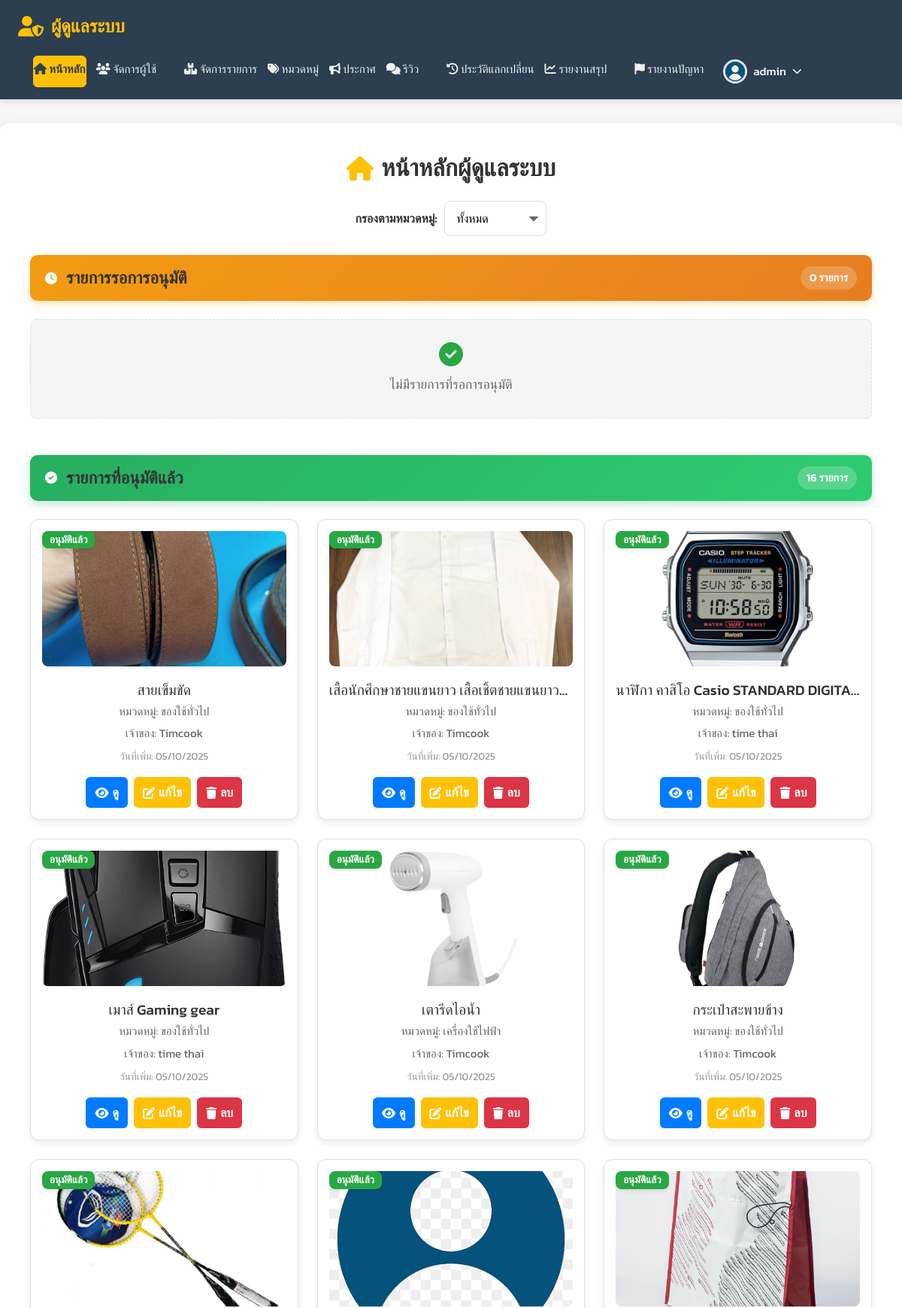
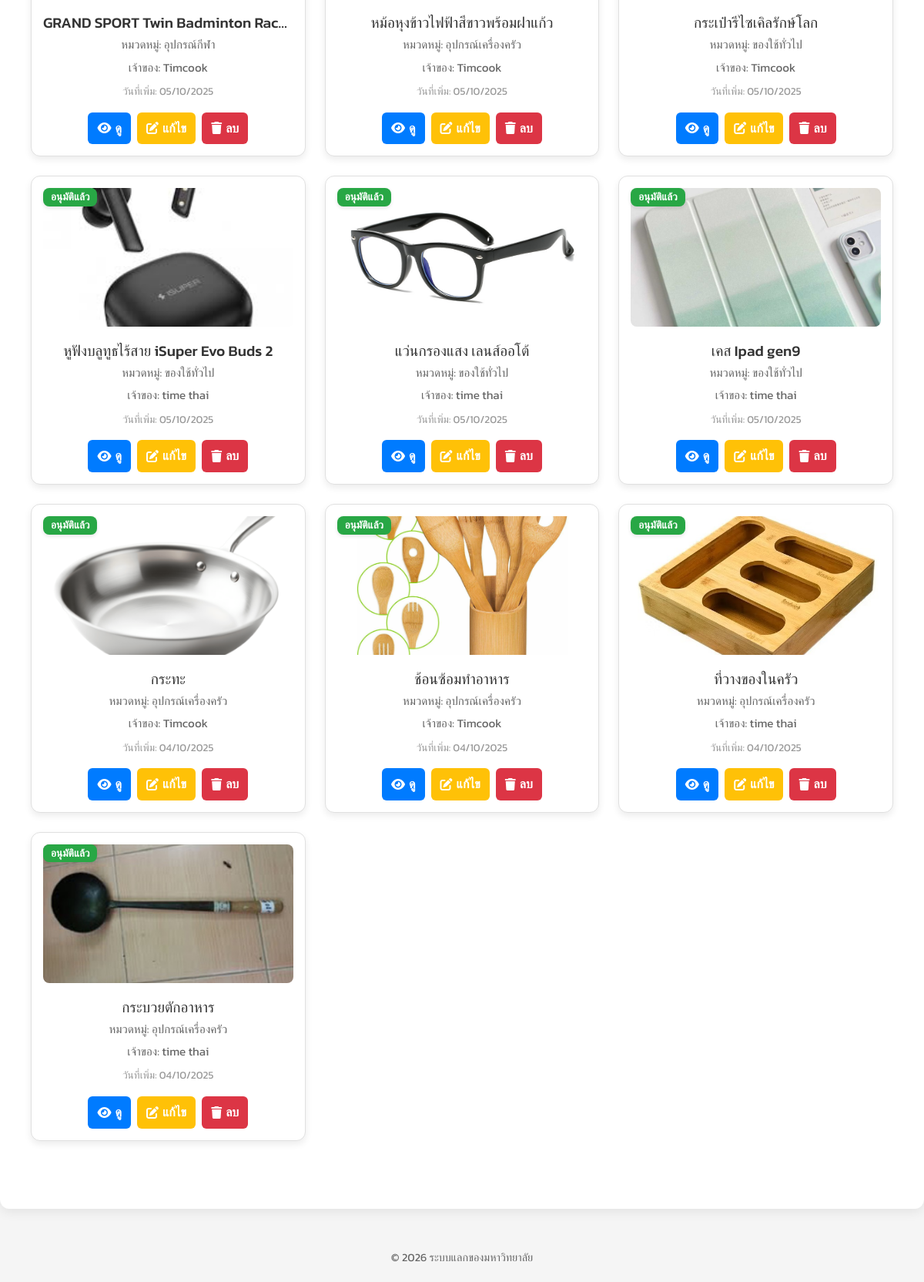
The app's page /admin/admin_main.php (signed in) with its own data (2 pictures, top to bottom).
### tables this page shows
CREATE TABLE `items` (
  `id` int(11) NOT NULL,
  `name` varchar(100) DEFAULT NULL,
  `category` varchar(50) DEFAULT NULL,
  `price` decimal(10,2) DEFAULT NULL,
  `estimated_price` decimal(10,2) DEFAULT NULL,
  `created_at` timestamp NOT NULL DEFAULT current_timestamp(),
  `owner_id` int(11) NOT NULL,
  `is_available` tinyint(1) DEFAULT 1,
  `description` text DEFAULT NULL,
  `condition_notes` text DEFAULT NULL,
  `purchase_year` int(4) DEFAULT NULL,
  `status` enum('แจกฟรี','แลกเปลี่ยน','ขายราคาถูก') NOT NULL DEFAULT 'แจกฟรี',
  `exchange_for` varchar(255) DEFAULT NULL,
  `contact_name` varchar(100) DEFAULT NULL,
  `contact_info` varchar(255) DEFAULT NULL,
  `location` varchar(255) DEFAULT NULL,
  `latitude` decimal(10,8) DEFAULT NULL,
  `longitude` decimal(11,8) DEFAULT NULL,
  `is_approved` tinyint(1) DEFAULT 0,
  `is_exchanged` tinyint(1) DEFAULT 0
);

CREATE TABLE `users` (
  `id` int(11) NOT NULL,
  `username` varchar(50) DEFAULT NULL,
  `password` varchar(255) DEFAULT NULL,
  `verification_code` varchar(255) DEFAULT NULL,
  `verification_expires` int(11) DEFAULT NULL,
  `fullname` varchar(100) DEFAULT NULL,
  `email` varchar(100) DEFAULT NULL,
  `phone` varchar(20) DEFAULT NULL,
  `address` text DEFAULT NULL,
  `profile_image` varchar(255) DEFAULT NULL,
  `created_at` timestamp NOT NULL DEFAULT current_timestamp(),
  `role` enum('user','admin') NOT NULL DEFAULT 'user',
  `score` int(11) DEFAULT 0,
  `reset_token` varchar(255) DEFAULT NULL
);

### admin/admin_main.php (the view, shortened to what this page needs)
<?php
$userId = $_SESSION['user_id'];
$username = $_SESSION['username'];
$conn = new mysqli("localhost", "root", "", "item_exchange");
$stmtProfile = $conn->prepare("SELECT profile_image FROM users WHERE id = ?");
$stmtProfile->bind_param("i", $userId);
$stmtProfile->execute();
$resultProfile = $stmtProfile->get_result();
$userProfile = $resultProfile->fetch_assoc();
$profileImageHeader = (!empty($userProfile['profile_image']) && file_exists("../uploads/profile/" . $userProfile['profile_image']))
    ? "../uploads/profile/" . $userProfile['profile_image']
    : "../uploads/profile/default.png";
$pendingItemsResult = $conn->query("SELECT COUNT(*) as count FROM items WHERE is_approved = 0");
$filterCategory = isset($_GET['category']) ? $_GET['category'] : "all";
$whereClause = "WHERE i.is_exchanged = 0 AND i.is_available = 1";
$sqlPending = "SELECT i.id, i.name, i.category, i.created_at, i.is_approved, img.image, u.fullname AS owner_name
        FROM items i
        LEFT JOIN (
            SELECT item_id, MIN(image) AS image
            FROM item_images
            GROUP BY item_id
        ) img ON i.id = img.item_id
        JOIN users u ON i.owner_id = u.id
        $whereClause AND i.is_approved = 0
        ORDER BY i.created_at DESC";
$sqlApproved = "SELECT i.id, i.name, i.category, i.created_at, i.is_approved, img.image, u.fullname AS owner_name
        FROM items i
        LEFT JOIN (
            SELECT item_id, MIN(image) AS image
            FROM item_images
            GROUP BY item_id
        ) img ON i.id = img.item_id
        JOIN users u ON i.owner_id = u.id
        $whereClause AND i.is_approved = 1
        ORDER BY i.created_at DESC";
$stmtPending = $conn->prepare($sqlPending);
$stmtPending->execute();
$resultPending = $stmtPending->get_result();
$stmtApproved = $conn->prepare($sqlApproved);
$stmtApproved->execute();
$resultApproved = $stmtApproved->get_result();
$pendingCount = $resultPending->num_rows;
$approvedCount = $resultApproved->num_rows;
function getItemImagePath($filename) {
    $filepath = "../uploads/item/" . $filename;
    if (!empty($filename) && file_exists($filepath)) {
        return $filepath;
    }
    return "../uploads/item/default.png";
}
$categoryResult = $conn->query("SELECT name FROM categories ORDER BY name ASC");
$categories = ["all" => "ทั้งหมด"];
while ($row = $categoryResult->fetch_assoc()) {
    $categories[$row['name']] = $row['name'];
}
?>
<!DOCTYPE html>
<html lang="th">
<head>
    <link rel="stylesheet" href="https://cdnjs.cloudflare.com/ajax/libs/font-awesome/6.5.0/css/all.min.css" />
    <link href="https://cdn.jsdelivr.net/npm/bootstrap@5.3.0/dist/css/bootstrap.min.css" rel="stylesheet" />
</head>
<body>
<header>
    <div class="header-left">
        <div class="header-title">
            <i class="fas fa-user-shield"></i>
            <span>ผู้ดูแลระบบ</span>
        </div>
        <nav class="header-nav">
            <div class="menu-group">
                <a href="admin_main.php" class="current-page"><i class="fas fa-home"></i> หน้าหลัก</a>
                <a href="manage_users.php"><i class="fas fa-users"></i> จัดการผู้ใช้</a>
            </div>
            <div class="menu-group">
                <a href="manage_items.php"><i class="fas fa-boxes"></i> จัดการรายการ</a>
                <a href="manage_categories.php"><i class="fas fa-tags"></i> หมวดหมู่</a>
                <a href="manage_announcements.php"><i class="fas fa-bullhorn"></i> ประกาศ</a>
                <a href="manage_reviews.php"><i class="fas fa-comments"></i> รีวิว</a>
            </div>
            <div class="menu-group">
                <a href="exchange_history.php"><i class="fas fa-history"></i> ประวัติแลกเปลี่ยน</a>
                <a href="exchange_report.php"><i class="fas fa-chart-line"></i> รายงานสรุป</a>
            </div>
            <a href="admin_reports.php" class="report-button">
                <i class="fas fa-flag"></i> รายงานปัญหา
            </a>
            <div class="profile-dropdown">
                <button class="profile-button" onclick="toggleProfileDropdown()">
                    <img src="<?php echo htmlspecialchars($profileImageHeader); ?>" alt="รูปโปรไฟล์">
                    <span><?php echo htmlspecialchars($username); ?></span>
                    <i class="fas fa-chevron-down"></i>
                </button>
            </div>
        </nav>
    </div>
</header>
<main class="container">
    <h2><i class="fas fa-home"></i> หน้าหลักผู้ดูแลระบบ</h2>
    <form class="filter-form" method="get" action="admin_main.php">
        <label for="category">กรองตามหมวดหมู่:</label>
        <select name="category" id="category" onchange="this.form.submit()">
            <?php
            foreach ($categories as $key => $val) {
                $selected = ($filterCategory === $key) ? "selected" : "";
                echo "<option value=\"" . htmlspecialchars($key) . "\" $selected>" . htmlspecialchars($val) . "</option>";
            }
            ?>
        </select>
    </form>
    <div class="items-section">
        <div class="section-header pending">
            <i class="fas fa-clock"></i>
            <h3>รายการรอการอนุมัติ</h3>
            <span class="section-count"><?php echo $pendingCount; ?> รายการ</span>
        </div>
        <?php if ($pendingCount > 0): ?>
            <div class="items-grid">
                <?php while ($row = $resultPending->fetch_assoc()): ?>
                    <div class="item-card">
                        <img src="<?php echo getItemImagePath($row['image']); ?>" alt="<?php echo htmlspecialchars($row['name']); ?>" />
                        <h4 title="<?php echo htmlspecialchars($row['name']); ?>"><?php echo htmlspecialchars($row['name']); ?></h4>
                        <p>หมวดหมู่: <?php echo htmlspecialchars($row['category']); ?></p>
                        <p>เจ้าของ: <?php echo htmlspecialchars($row['owner_name']); ?></p>
                        <small>วันที่เพิ่ม: <?php echo date('d/m/Y', strtotime($row['created_at'])); ?></small>
                        <span class="badge">รอดำเนินการ</span>
                        <div class="actions">
                            <a href="item_detail.php?id=<?php echo $row['id']; ?>" class="view-detail" title="ดูรายละเอียด"><i class="fas fa-eye"></i> ดู</a>
                            <a href="approve_item.php?id=<?php echo $row['id']; ?>" class="approve-btn" title="อนุมัติ"><i class="fas fa-check"></i> อนุมัติ</a>
                            <a href="edit_item.php?id=<?php echo $row['id']; ?>" class="edit-btn" title="แก้ไข"><i class="fas fa-edit"></i> แก้ไข</a>
                            <a href="delete_item.php?id=<?php echo $row['id']; ?>" class="delete-btn" title="ลบ"><i class="fas fa-trash"></i> ลบ</a>
                        </div>
                    </div>
                <?php endwhile; ?>
            </div>
        <?php else: ?>
            <div class="no-items-message">
                <i class="fas fa-check-circle" style="font-size: 2rem; color: #28a745; margin-bottom: 10px;"></i>
                <p>ไม่มีรายการที่รอการอนุมัติ</p>
            </div>
        <?php endif; ?>
    </div>
    <div class="items-section">
        <div class="section-header approved">
            <i class="fas fa-check-circle"></i>
            <h3>รายการที่อนุมัติแล้ว</h3>
            <span class="section-count"><?php echo $approvedCount; ?> รายการ</span>
        </div>
        <?php if ($approvedCount > 0): ?>
            <div class="items-grid">
                <?php while ($row = $resultApproved->fetch_assoc()): ?>
                    <div class="item-card">
                        <img src="<?php echo getItemImagePath($row['image']); ?>" alt="<?php echo htmlspecialchars($row['name']); ?>" />
                        <h4 title="<?php echo htmlspecialchars($row['name']); ?>"><?php echo htmlspecialchars($row['name']); ?></h4>
                        <p>หมวดหมู่: <?php echo htmlspecialchars($row['category']); ?></p>
                        <p>เจ้าของ: <?php echo htmlspecialchars($row['owner_name']); ?></p>
                        <small>วันที่เพิ่ม: <?php echo date('d/m/Y', strtotime($row['created_at'])); ?></small>
                        <span class="badge approved">อนุมัติแล้ว</span>
                        <div class="actions">
                            <a href="item_detail.php?id=<?php echo $row['id']; ?>" class="view-detail" title="ดูรายละเอียด"><i class="fas fa-eye"></i> ดู</a>
                            <a href="edit_item.php?id=<?php echo $row['id']; ?>" class="edit-btn" title="แก้ไข"><i class="fas fa-edit"></i> แก้ไข</a>
                            <a href="delete_item.php?id=<?php echo $row['id']; ?>" class="delete-btn" title="ลบ"><i class="fas fa-trash"></i> ลบ</a>
                        </div>
                    </div>
                <?php endwhile; ?>
            </div>
        <?php endif; ?>
    </div>
</main>
<footer>
    &copy; <?php echo date("Y"); ?> ระบบแลกของมหาวิทยาลัย
</footer>
</body>
</html>

### records on screen
items: shows a picture, name "สายเข็มขัด", category "ของใช้ทั่วไป", owner.fullname "Timcook", created_at "05/10/2025"
items: shows a picture, name "เสื้อนักศึกษาชายแขนยาว เสื้อเชิ้ตชายแขนยาว…", category "ของใช้ทั่วไป", owner.fullname "Timcook", created_at "05/10/2025"
items: shows a picture, name "นาฬิกา คาสิโอ Casio STANDARD DIGITA…", category "ของใช้ทั่วไป", owner.fullname "time thai", created_at "05/10/2025"
items: shows a picture, name "เมาส์ Gaming gear", category "ของใช้ทั่วไป", owner.fullname "time thai", created_at "05/10/2025"
items: shows a picture, name "เตารีดไอน้ำ", category "เครื่องใช้ไฟฟ้า", owner.fullname "Timcook", created_at "05/10/2025"
items: shows a picture, name "กระเป๋าสะพายข้าง", category "ของใช้ทั่วไป", owner.fullname "Timcook", created_at "05/10/2025"
items: shows a picture, name "GRAND SPORT Twin Badminton Rac…", category "อุปกรณ์กีฬา", owner.fullname "Timcook", created_at "05/10/2025"
items: shows a picture, name "หม้อหุงข้าวไฟฟ้าสีขาวพร้อมฝาแก้ว", category "อุปกรณ์เครื่องครัว", owner.fullname "Timcook", created_at "05/10/2025"
items: shows a picture, name "กระเป๋ารีไซเคิลรักษ์โลก", category "ของใช้ทั่วไป", owner.fullname "Timcook", created_at "05/10/2025"
items: shows a picture, name "หูฟังบลูทูธไร้สาย iSuper Evo Buds 2", category "ของใช้ทั่วไป", owner.fullname "time thai", created_at "05/10/2025"
items: shows a picture, name "แว่นกรองแสง เลนส์ออโต้", category "ของใช้ทั่วไป", owner.fullname "time thai", created_at "05/10/2025"
items: shows a picture, name "เคส Ipad gen9", category "ของใช้ทั่วไป", owner.fullname "time thai", created_at "05/10/2025"
items: shows a picture, name "กระทะ", category "อุปกรณ์เครื่องครัว", owner.fullname "Timcook", created_at "04/10/2025"
items: shows a picture, name "ช้อนซ้อมทำอาหาร", category "อุปกรณ์เครื่องครัว", owner.fullname "Timcook", created_at "04/10/2025"
items: shows a picture, name "ที่วางของในครัว", category "อุปกรณ์เครื่องครัว", owner.fullname "time thai", created_at "04/10/2025"
items: shows a picture, name "กระบวยตักอาหาร", category "อุปกรณ์เครื่องครัว", owner.fullname "time thai", created_at "04/10/2025"

### other values on screen
$username "admin"
$pendingCount "0"
$approvedCount "16"
form field category "ทั้งหมด"
